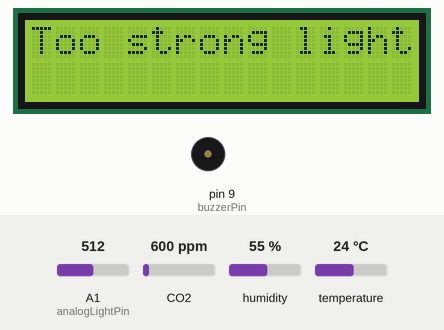
Recording of a sketch running on a simulated Arduino Uno, built with avr-gcc and run on an emulated ATmega328P. On the bench: 16×2 character LCD, buzzer (waves = sounding). The test bench sets the inputs (shaded band); at power-on: A1 (analogLightPin) = 512, humidity 55 %, temperature 24 °C, CO2 600 ppm. What the sketch prints to the serial monitor is not drawn.

Above: at 1.2 s.
1.3 s: A1 (analogLightPin) set to 761
4.5 s: A1 (analogLightPin) set to 790
At 7.2 s:
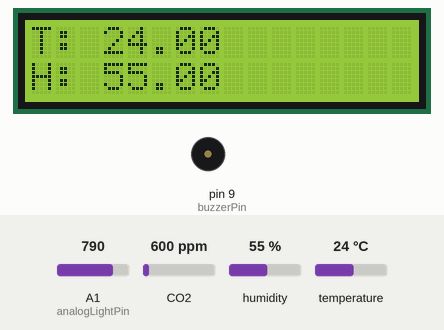
12.3 s: humidity set to 51 %
At 19.0 s:
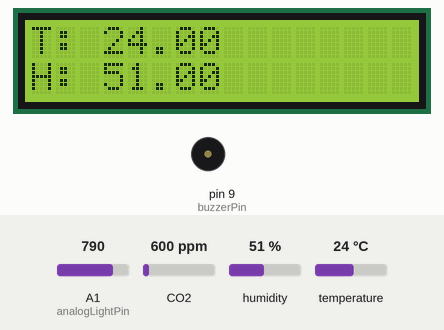
19.6 s: humidity set to 48 %
At 26.2 s:
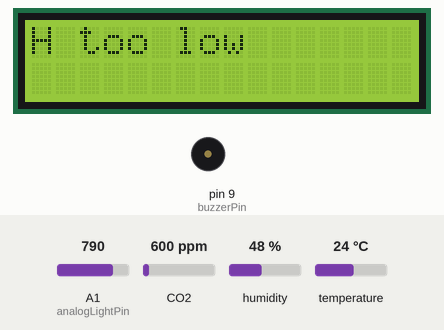
27.4 s: temperature set to 12 °C
At 31.8 s:
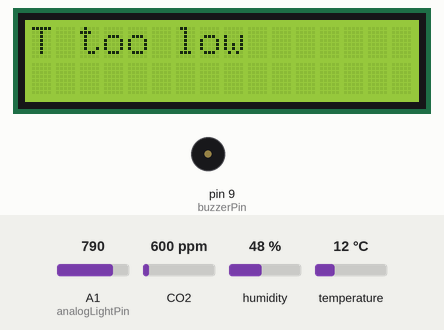
34.6 s: temperature set to 19.5 °C
37.7 s: temperature set to 20.3 °C
Timing chart, 0 to 41.7 s (numbered marks = the images above; inputs shaded):
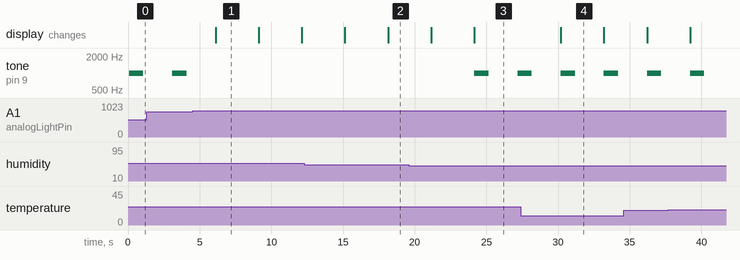

Measured:
- the behaviour switches between 778 and 779 on A1 (analogLightPin) (found by bisection; images 0 and 1)
- the behaviour switches between 50 and 49 % on humidity (found by bisection; images 2 and 3)
- after the input at 4.5 s, tone on pin 9 (buzzerPin): stops changing and stays silent; the display: changes after 1.6 s (image 1)
- after the input at 12.3 s, the display: first differs from a run without the input after 5.8 s (image 2)
- after the input at 19.6 s, tone on pin 9 (buzzerPin): silent → 1000 Hz after 4.6 s, → silent 1.0 s later, → 1000 Hz 2.0 s later; the display: first differs from a run without the input after 4.6 s (image 3)
- after the input at 27.4 s, the display: changes after 2.8 s (image 4)
- what the display in image 1 shows lasts 3.0 s, from 6.1 s to 9.1 s

The sketch:

Optimised.ino
```cpp
#include <MQ135.h>

#include <Wire.h>
#include <LiquidCrystal.h>
#include <DHT.h>

#define DHTPIN 7  //Digital Pin 2
#define DHTTYPE DHT22

//define the inner MQ135 pin
const int InnerPin = 0;
//define the outer MQ135 pin
const int OuterPin = 2;

#define analogLightPin A1
#define Vcc 5.0

#define buzzerPin 9

int temperature, humidity, ppm;

const int rs = 12, en = 11, d4 = 5, d5 = 4, d6 = 3, d7 = 2;

// set LCD, DHT and MQ135
LiquidCrystal lcd(rs, en, d4, d5, d6, d7);
DHT dht(DHTPIN, DHTTYPE);
MQ135 OutSensor = MQ135(OuterPin);
MQ135 InSensor = MQ135(InnerPin);
//set the error message
const String errors[6] = {
  "Too strong light",
  "T too low",
  "T too high",
  "H too low",
  "H too high",
  "Bad airtightness"
};

//store the values
float Outs[10]={420};
float Ins[20]={435};

//set array index
int Outindex = 0;
int Inindex =0;

void setup() {
  Serial.begin(115200);  // set rate at 115200
  // set up the LCD's number of columns and rows:
  lcd.begin(16, 2);
  // Print a message to the LCD.
  lcd.print("hello, world!");

  // Wait a maximum of 10s for Serial Monitor
  while (!Serial && millis() < 10000)
    ;

  //Initialise the DHT sensor
  dht.begin();
}

void loop() {

  //get LDR voltage
  float voltage = Vcc * analogRead(analogLightPin) / 1024;
  Serial.print("Voltage is: ");
  Serial.println(voltage);

  //get humidity and temperature
  float humidity = dht.readHumidity(false);
  float temperature = dht.readTemperature(false);

  Serial.print("Temperature: ");
  Serial.println(temperature);
  Serial.print("Humidity: ");
  Serial.println(humidity);

  //get CO2 PPM
  float InPPM = InSensor.getPPM();
  float OutPPM = OutSensor.getPPM();

  Serial.print("InPPM: ");
  Serial.println(InPPM);
  Serial.print("OutPPM: ");
  Serial.println(OutPPM);

  Outs[Outindex] = OutPPM;
  Ins[Inindex] = InPPM;

  Outindex = (++Outindex)%10;
  Inindex = (++Inindex)%20;

  /*
  **results[0]==true->errors[0],
  **results[1]==true->errirs[1],
  **......
  **results[5]==true->errors[5],
  **if there is any error, flag will be true; or flag will be false
  **/
  bool results[6] = { false };
  bool flag = false;

//assess the light
  if (voltage < 3.8) {
    results[0] = true;
    flag = true;
  }

//assess the temperature
  if (temperature < 20) {
    results[1] = true;
    flag = true;
  } else if (temperature > 32) {
    results[2] = true;
    flag = true;
  }

//assess the humidity
  if (humidity < 50) {
    results[3] = true;
    flag = true;
  } else if (humidity > 80) {
    results[4] = true;
    flag = true;
  }

//get average of 10 recent the outer and inner values and average of 10 old inner values
  int avgOut = 0;
  int avgIn = 0;
  int OldAvgIn = 0;
  for(int i = 0; i<10;i++){
    avgOut += Outs[i];
    int index = Inindex - i;
    index = index<0? index+20: index;
    avgIn += Ins[index];
    OldAvgIn += Ins[(Inindex + i) % 20];
  }
  avgOut/=10;
  avgIn/=10;
  OldAvgIn/=10;
//assess the airtightness
 if (avgOut + 5 > avgIn) {
    if(OldAvgIn + 0.5 > avgIn){
      results[6] = true;
      flag = true;
    }
  }

//display data or error message
  if (flag) {
    //display error message
    for(int i=0; i<6; i++){ // Loop all errors
      if(results[i]){
        lcd.clear();
        lcd.setCursor(0, 0);
        lcd.print(errors[i]);
        tone(buzzerPin, 1000, 1000);
        delay(3000);
      }
    }
  } else {  //when there is no error, the lcd will show the detailed data
    // set the cursor to column 0, line 1
    // (note: line 1 is the second row, since counting begins with 0):
    lcd.clear();
    lcd.setCursor(0, 0);
    // display temperature
    lcd.print("T:");
    lcd.setCursor(3, 0);
    lcd.print(temperature);

    // display humidity
    lcd.setCursor(0, 1);
    lcd.print("H:");
    lcd.setCursor(3, 1);

    lcd.print(humidity);
    delay(3000);

    // set the cursor to column 0, line 2
    lcd.clear();
    // display airtightness
    lcd.setCursor(0, 0);
    lcd.print("A:");
    lcd.setCursor(3, 0);
    lcd.print("Good");

    // display Light
    lcd.setCursor(0, 1);
    lcd.print("L:");
    lcd.setCursor(3, 1);
    lcd.print("Good");
    delay(3000);
  }

}
```
